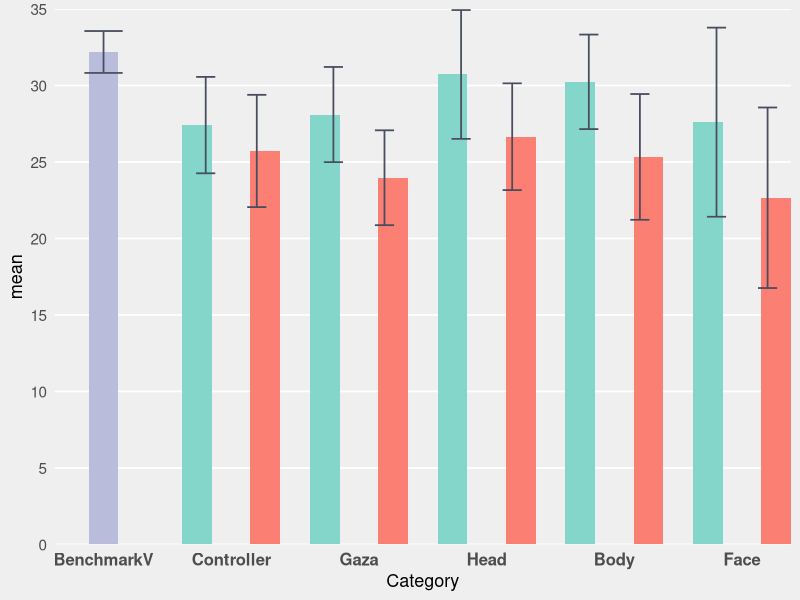
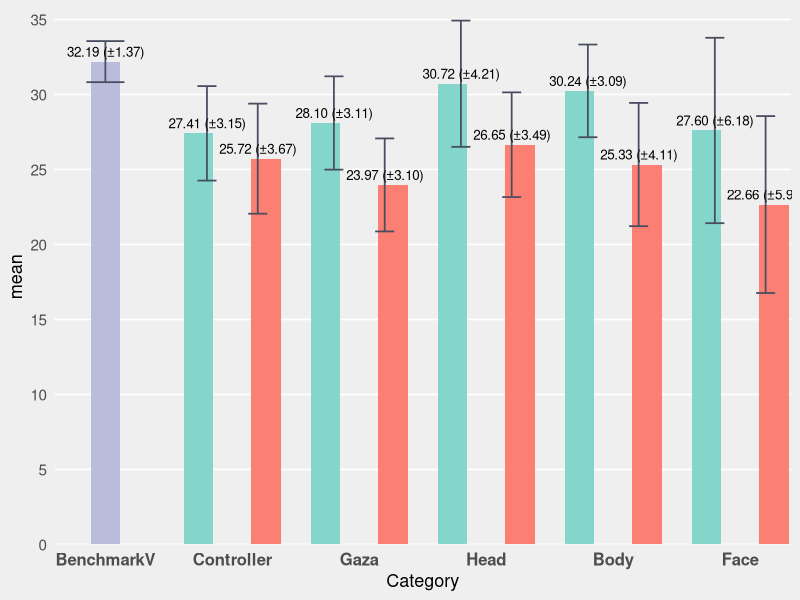
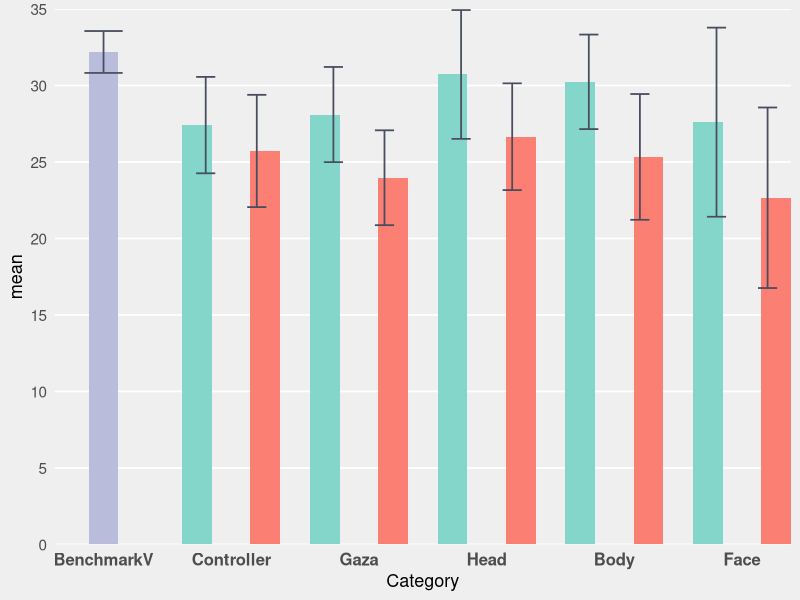
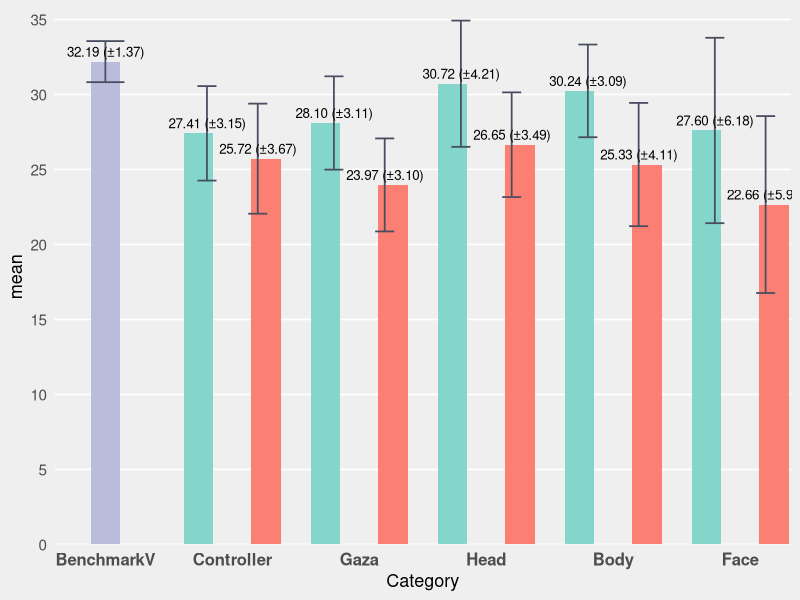

Here is the R script that generated these plots, in order:
# -------- Packages --------
if (!require(ggplot2)) install.packages("ggplot2")
library(ggplot2)

# -------- Data (same numbers) --------
bench_mean <- 32.19; bench_sd <- 1.37

raw <- data.frame(
  Category  = c("Controller","Gaza","Head","Body","Face"),
  Easy_mean = c(27.41, 28.10, 30.72, 30.24, 27.60),
  Easy_sd   = c( 3.15,  3.11,  4.21,  3.09,  6.18),
  Hard_mean = c(25.72, 23.97, 26.65, 25.33, 22.66),
  Hard_sd   = c( 3.67,  3.10,  3.49,  4.11,  5.90)
)

# --- Build 3 slots per category: L(Easy), C(BenchmarkV), R(Hard) ---
# For non-BenchmarkV categories, C 是不可见占位；BenchmarkV 只有 C 槽位
mk_rows <- function(cat, em, es, hm, hs){
  rbind(
    data.frame(Category=cat, slot="L", series="Easy",       mean=em, sd=es, spacer=FALSE),
    data.frame(Category=cat, slot="C", series="Spacer",     mean=0,  sd=0,  spacer=TRUE ),
    data.frame(Category=cat, slot="R", series="Hard",       mean=hm, sd=hs, spacer=FALSE)
  )
}
dat <- do.call(rbind,
               Map(mk_rows, raw$Category, raw$Easy_mean, raw$Easy_sd,
                              raw$Hard_mean, raw$Hard_sd))

# BenchmarkV 行：中间真实，左右为不可见占位
bench <- rbind(
  data.frame(Category="BenchmarkV", slot="L", series="Spacer",     mean=0,          sd=0,          spacer=TRUE),
  data.frame(Category="BenchmarkV", slot="C", series="BenchmarkV", mean=bench_mean, sd=bench_sd,   spacer=FALSE),
  data.frame(Category="BenchmarkV", slot="R", series="Spacer",     mean=0,          sd=0,          spacer=TRUE)
)
dat <- rbind(bench, dat)

# Factor orders: x顺序固定，槽位固定：左(Easy)-中(Bench)-右(Hard)
dat$Category <- factor(dat$Category, levels=c("BenchmarkV","Controller","Gaza","Head","Body","Face"))
dat$slot     <- factor(dat$slot,     levels=c("L","C","R"))
dat$series   <- factor(dat$series,   levels=c("Easy","BenchmarkV","Hard","Spacer"))

# -------- Style --------
col_bench <- "#B9BCDB"; col_easy <- "#84D6CA"; col_hard <- "#FB7F72"; err_col <- "#484D5F"
base_theme <- theme_minimal(base_size = 13) +
  theme(
    legend.position = "none",
    panel.background = element_rect(fill = "#EFEFEF", color = NA),
    plot.background  = element_rect(fill = "#EFEFEF", color = NA),
    panel.grid.major = element_line(color = "white"),
    panel.grid.minor = element_line(color = "white"),
    panel.grid.major.x = element_blank(),
    axis.text.x = element_text(size = 12, face = "bold"),
    axis.text.y = element_text(size = 11)
  )

# 单一的 position 对象，供柱/误差棒/文字共用
pd <- position_dodge(width = 0.8)

# y 轴主刻度=5，无次刻度，上限对齐到5的倍数
y_top <- ceiling(max(dat$mean + dat$sd) / 5) * 5
y_breaks <- seq(0, y_top, by = 5)

# -------- Plot 1: no labels --------
p1 <- ggplot(dat, aes(x = Category, y = mean, group = slot, fill = series)) +
  geom_col(width = 0.7, position = pd, colour = NA,
           aes(alpha = ifelse(series=="Spacer", 0, 1))) +
  geom_errorbar(
    data = subset(dat, series != "Spacer"),
    aes(ymin = mean - sd, ymax = mean + sd, group = slot),
    position = pd, width = 0.3, color = err_col, linewidth = 0.6
  ) +
  scale_fill_manual(values = c(Easy=col_easy, BenchmarkV=col_bench, Hard=col_hard, Spacer="#000000")) +
  scale_alpha_continuous(range = c(0,1), guide = "none") +
  scale_y_continuous(breaks = y_breaks, minor_breaks = NULL) +
  coord_cartesian(ylim = c(0, y_top), expand = 0) +
  base_theme
print(p1)

# -------- Plot 2: with value labels --------
lab_df <- subset(dat, series != "Spacer")
lab_df$label <- sprintf("%.2f (±%.2f)", lab_df$mean, lab_df$sd)
p2 <- ggplot(dat, aes(x = Category, y = mean, group = slot, fill = series)) +
  geom_col(width = 0.7, position = pd, colour = NA,
           aes(alpha = ifelse(series=="Spacer", 0, 1))) +
  geom_errorbar(
    data = lab_df,
    aes(ymin = mean - sd, ymax = mean + sd, group = slot),
    position = pd, width = 0.3, color = err_col, linewidth = 0.6
  ) +
  geom_text(
    data = lab_df,
    aes(label = label, group = slot),
    position = pd, vjust = -0.5, size = 3.4
  ) +
  scale_fill_manual(values = c(Easy=col_easy, BenchmarkV=col_bench, Hard=col_hard, Spacer="#000000")) +
  scale_alpha_continuous(range = c(0,1), guide = "none") +
  scale_y_continuous(breaks = y_breaks, minor_breaks = NULL) +
  coord_cartesian(ylim = c(0, y_top*1.02), expand = 0) +
  base_theme
print(p2)

# -------- Save PNG files --------
ggsave("bars_centered_no_labels.png", p1, width = 8, height = 3.57, dpi = 300, bg = "#EFEFEF")
ggsave("bars_centered_with_labels.png", p2, width = 8, height = 3.92, dpi = 300, bg = "#EFEFEF")
